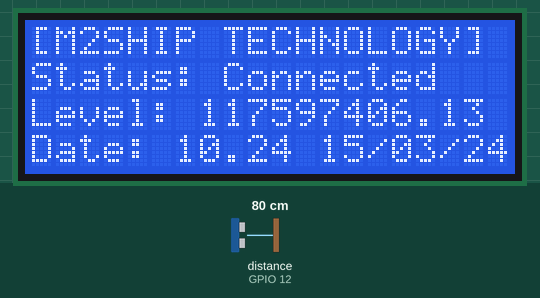
A sketch run on a simulated ESP32. On the bench: 20×4 character LCD. Wiring (inferred from the names in the program): ultrasonic range finder: trigger GPIO 13; echo GPIO 12. The test bench sets the inputs (shaded band); at power-on: distance to the obstacle (sensor on GPIO 12) 80 cm. The echo pulse lasts 58.3 µs per cm; WiFi joins after 1.5 s; servers stay silent unless stated; the local clock reads 2024-03-15 10:24:30 at power-on unless the sketch sets it; no MQTT or app messages arrive unless stated; what the sketch prints to the serial monitor is not drawn.

Above: at 2.9 s.
3.0 s: distance to the obstacle (sensor on GPIO 12) set to 2 cm
At 6.7 s:
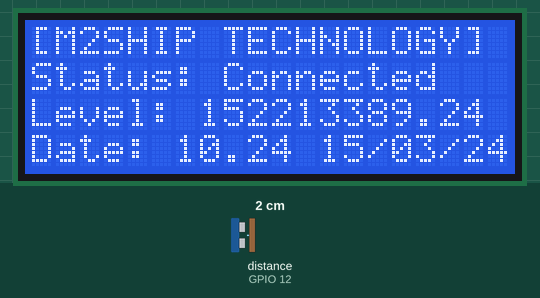
7.5 s: distance to the obstacle (sensor on GPIO 12) set to 4 cm
At 9.4 s:
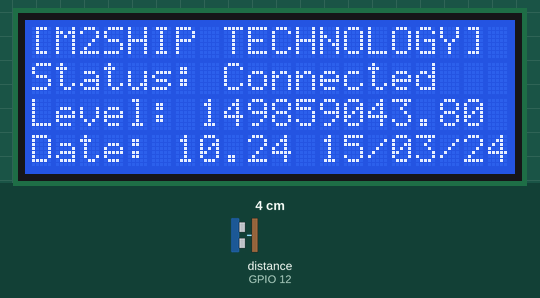
12.0 s: distance to the obstacle (sensor on GPIO 12) set to 9 cm
At 13.4 s:
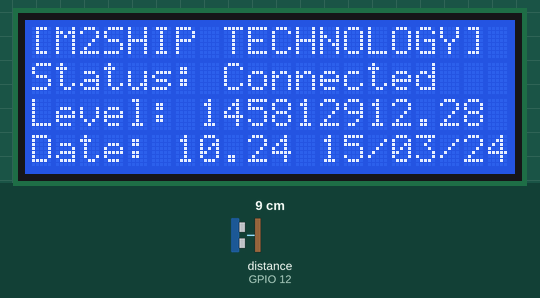
Timing chart, 0 to 15.0 s (numbered marks = the images above; inputs shaded):
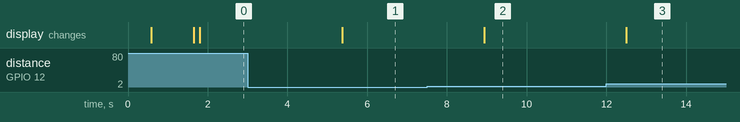

Measured:
- after the input at 3.0 s, the display: changes after 2.4 s (image 1)
- after the input at 7.5 s, the display: changes after 1.4 s (image 2)
- after the input at 12.0 s, the display: changes after 0.50 s (image 3)

The sketch:

ESP32.ino
```cpp
#include "RTClib.h"
#include <LiquidCrystal_I2C.h>
#include <WiFi.h>
#include <PubSubClient.h>
#include "WiFiClientSecure.h"

#define TRIG_PIN 13
#define ECHO_PIN 12

RTC_DS1307 rtc;
LiquidCrystal_I2C LCD = LiquidCrystal_I2C(0x27, 20, 4);

float duration_us, distance_cm;
String xtime, stime, slevel, slocation;

const char* ssid = "Wokwi-GUEST";
const char* password = "";

const char *mqtt_broker = "0.tcp.ap.ngrok.io";
const int mqtt_port     = 19436;
const char *mqtt_user   = "tigapagi";
const char *mqtt_pass   = "pwdTigaPagi";
char *device_id  = "91026";
char *data = "/data";

// https://drive.google.com/drive/folders/1J7iK9Zogsrj8LtZMf8wWa9Z7bF75cBK4?usp=share_link
// LINK CERT
const char* CA_cert = \
"-----BEGIN CERTIFICATE-----\n" \
"MIIDDTCCAfWgAwIBAgIUO0n6qYw2n9P/txK+FoQJUHpoqdwwDQYJKoZIhvcNAQEL\n" \
"BQAwFjEUMBIGA1UEAwwLVGlnYVBhZ2kuY2MwHhcNMjIxMjIxMjA1ODQyWhcNMjMx\n" \
"MjIxMjA1ODQyWjAWMRQwEgYDVQQDDAtUaWdhUGFnaS5jYzCCASIwDQYJKoZIhvcN\n" \
"AQEBBQADggEPADCCAQoCggEBANUB06ZUAa4uTKaTCvGZsRcPCq+d9eSPssuiYM3X\n" \
"wJ4C8vqt75IVXKFNowfvB4gmY9DShhPIeCUMmSVJpdVYFZYmmuwyaA4chMIJmfMe\n" \
"ZoQ3ywjhSTJaNqx7FqSCULOt21ttcb9qsrLn8MGyctB6kX8O/6s3S8R5EMFcAWx4\n" \
"R12SONVwCMoA5qbibq4wug5QbfSI7Q73BoDezDQmC59pClziqOGrlPP4NLu9g/fA\n" \
"1Wv5iZohCTjUNFe2oyxPxKQ7lWfO02MIhp9YN54X3cm/TvuZKjziHdJbMtv27KZi\n" \
"SSRpdSv/iDoB7o7/H6drgt1sgGRryKWM7HOh/0RHIzpdBMcCAwEAAaNTMFEwHQYD\n" \
"VR0OBBYEFEkLAX2mQgCCuJduKyqvYyxFKbOKMB8GA1UdIwQYMBaAFEkLAX2mQgCC\n" \
"uJduKyqvYyxFKbOKMA8GA1UdEwEB/wQFMAMBAf8wDQYJKoZIhvcNAQELBQADggEB\n" \
"AHmlzCY1yNK1QesivRNh4i+IkLdEIjKwQjvC5kOeZeYE9iZGqw2tgQza2SfvDgdj\n" \
"HlNznrfU6uyWoqwvnKYkxDIcT7CPPgHrtjH5ccUkJPh5JSDE7vg8J9bx4aGL7Usp\n" \
"g1ZPaa5ef90U+iqN6OU4YPemnqSCT8VugbyVmf7XjY2zrv2hfOkBO7IEapVlQhif\n" \
"mT3JMaalsO0ei068u1KWnq36xxtVAYEFRhxR5KqUUDFwFEaugpsjw0rb5xtHJRdL\n" \
"HB/GH8xve0gzXleuY6O0aZ1IiRBOjHYNqiQg4EYvAyjhqPFEz7S1Ri8TdDd+IttN\n" \
"QoFq4FLBNxqKrR+rwR56EeM=\n" \
"-----END CERTIFICATE-----";

const char* ESP_CA_cert = \
"-----BEGIN CERTIFICATE-----\n" \
"MIICsTCCAZkCFCD5dW+boPuhWvaRDJkVmKBNhfTHMA0GCSqGSIb3DQEBCwUAMBYx\n" \
"FDASBgNVBAMMC1RpZ2FQYWdpLmNjMB4XDTIyMTIyMTIxMDAzMFoXDTIzMTIyMTIx\n" \
"MDAzMFowFDESMBAGA1UEAwwJbG9jYWxob3N0MIIBIjANBgkqhkiG9w0BAQEFAAOC\n" \
"AQ8AMIIBCgKCAQEAiRIMezDHd2nr2tp0elGqe72ROgIsT44rZwFXlXBtW9WvGsBS\n" \
"qh+bM8WpllXiR9cVxDl0OItdOTINhobQ5OKPMjBtuMC7S2XfPkvGl8YpPpGolZfm\n" \
"cb6iZi1ka+OBVGKeQ69hCHAE55tihNqLSY9oPy3Cc6cDx/A+iUcvqz1mpcsjl+xY\n" \
"dx/jq+Jb2ni5TP60Bov3qkYgPIjCM8CCUseU6PMV6t0Gq7FVXB+H+fOTnU5ublKd\n" \
"IH4Lz1nBM1yjxCK3ssKYEGBbtN/SCy17k1DYNRrcHIDXYq25ZcEYvBYSaLgB29ah\n" \
"WvKWIblexlQA8Nh5qAq5VGBRFtm+cTv1dnjLvwIDAQABMA0GCSqGSIb3DQEBCwUA\n" \
"A4IBAQABZXGSQLRNvs/3IKgawN9qu6x0ep7TOdzR5VHw8v3LhVsmcqgnjV4gJqBi\n" \
"HKEwAP0Re6MzhMTfmJO2n+wsNb1/bnOQUW41xfufZKTuzFIXE913yFMZLfLpB0X9\n" \
"RATNUa6qUObvy9pnQ+f/RNsxETTqSmz5oDOayK8do6o4EhVsgt1q8BjlT2cgzJsC\n" \
"rZxs03LumqMPO9DqwEjjxNPLit96mwoc1REdpIg7VTxfqPrKv4SDm9QSTzAzM5xF\n" \
"K4CAp70Ebg+EhpTWqhyRAU6qJR7wOu0hkW9+K4AUmI8ZPuEPPL6uiy6W2kKSRrJI\n" \
"5rC6uzKFjgFkcfcUEfMi8DtPH+yN\n" \
"-----END CERTIFICATE-----";

const char* ESP_RSA_key = \
"-----BEGIN PRIVATE KEY-----\n" \
"MIIEvgIBADANBgkqhkiG9w0BAQEFAASCBKgwggSkAgEAAoIBAQCJEgx7MMd3aeva\n" \
"2nR6Uap7vZE6AixPjitnAVeVcG1b1a8awFKqH5szxamWVeJH1xXEOXQ4i105Mg2G\n" \
"htDk4o8yMG24wLtLZd8+S8aXxik+kaiVl+ZxvqJmLWRr44FUYp5Dr2EIcATnm2KE\n" \
"2otJj2g/LcJzpwPH8D6JRy+rPWalyyOX7Fh3H+Or4lvaeLlM/rQGi/eqRiA8iMIz\n" \
"wIJSx5To8xXq3QarsVVcH4f585OdTm5uUp0gfgvPWcEzXKPEIreywpgQYFu039IL\n" \
"LXuTUNg1GtwcgNdirbllwRi8FhJouAHb1qFa8pYhuV7GVADw2HmoCrlUYFEW2b5x\n" \
"O/V2eMu/AgMBAAECggEAJqnWp3EM8pwIEUWJkW8zvY+tRUWTpiUeDQIN6HM8Baly\n" \
"qQMSzjX4G1RoD6XOHCGJXD4wkDqPYzDBK+8fQVC+v5N1f6WtrwjfPb02GV2mCKYh\n" \
"fYDJWdBCErw/FUepFVpz9fekUTL3zzS/R2Y139v5tch8jw7PPDiCC0rvIUhCigUn\n" \
"HhBJK3nTkeJCUpYfeSZ8RlTGRTQmm4yNYUi4vMQU0sroz570l6Hnll5Nt0QHkMjf\n" \
"1XKfwl1KcWcv8LDDh7+6MCRFLtLjhSFVXeTlTGMC8IjUqRBKMEB8bNV1Dw/cCJcX\n" \
"yqgky4vVNglepxXr9g0mbXPrqHMIl+rYwfnI3lunYQKBgQC19SQnmZKwgyqU5g/q\n" \
"dxyP4En8Goy4qypRtM2y09SXvQBoDNKD9b6dBSjm71ARVGcBuAvLxlCksoqh0MPp\n" \
"iYsmRSDEXlktpNRhy2zHbNU4sG3ysvFHn4ahIIhRJHS7zbMq7B1NS52U5QNDv1ov\n" \
"X7S3fYRGuRrvW4IEezfN+BrYGQKBgQDA2O/rIOx2N3RxnBQjdXG6gM+rmf5tXFBU\n" \
"OEr/DuCTjWNwCoZsITzuH27i/kMHsC2846pCerTUAY+KS7yzy9DYeNCy8V6HxZWV\n" \
"GKQ3DfeTK/52OTeNUUhSRs1YjJ832yYR/TaNbIXEo4NiLHECrGfNbifSElti2qzi\n" \
"W+eWXHydlwKBgQCUkYemyc8rTr4K+9pNAFqS43ilXuw9sIyKUE2QUUQJbWoSiz2s\n" \
"P5AW12qxPP+sVrUQgz0mclPQVnO5ciM04Xh7lAAQNlUsXqSHATldj/B9LBlqDE/T\n" \
"wl6D23NShajG20sKpeW7Ah21wFQtEeXKPqPpGpRRxrxGafo8PHuxMn6AqQKBgQCl\n" \
"p7Qv3hBBXFGCZfhGnVQcSRoa5iVP+8RlFBYYEseG+CU60U+3ArY8NnQiOReLOyOO\n" \
"5mISySUcGFsdCQIH0ESOLvnXPM9fAbMEaC5nvG+21Eu5clzt36yoQHmUXvdGG9IQ\n" \
"EdsSkO43g94QLuzExyRDqyQ5p9soh3+K0jeVSc0h8QKBgBKXoHt4mwI9UQLW7V9A\n" \
"xWc43ng86FBMzIjPFd9m12OlKX/DK5v80ou/x4SgYSeu0yWlmsNsjN7aoEELcw8U\n" \
"8iLgUPGK1bzODeA919GOqWVU1v2843t6Y2pupw/vkwKCNsaDDpE1QG4rGEmXM3BA\n" \
"qEVnHxS977vH21dcgSvoXTyr\n" \
"-----END PRIVATE KEY-----";

long lastReconnectAttempt = 0;

WiFiClientSecure client;
PubSubClient mqtt_client(client);


void setup() {
  Serial.begin(115200);

  LCD.init();
  LCD.backlight();

  WiFi.begin(ssid, password);
  while (WiFi.status() != WL_CONNECTED) {
    delay(500);
    LCD.setCursor(0, 0);
    LCD.print("Connecting to WiFi..");
  }
  LCD.clear();
  while (!Serial);

  rtc.begin();
  if (! rtc.begin()) {
    Serial.println("Couldn't find RTC");
    Serial.flush();
    abort();
  }

  if (! rtc.isrunning()) {
    Serial.println("RTC is NOT running, let's set the time!");
    rtc.adjust(DateTime(F(__DATE__), F(__TIME__)));
  }

  pinMode(TRIG_PIN, OUTPUT);
  pinMode(ECHO_PIN, INPUT);

  client.setCACert(CA_cert);
  client.setCertificate(ESP_CA_cert);
  client.setPrivateKey(ESP_RSA_key);
  mqtt_client.setServer(mqtt_broker, mqtt_port);
  lastReconnectAttempt = 0;

  LCD.setCursor(0, 0);
  LCD.print("Connecting MQTT...");
  mqtt_connect();
}

void mqtt_connect(){
  if(mqtt_client.connect(device_id, mqtt_user , mqtt_pass)) {
    LCD.setCursor(0, 0);
    LCD.print("[M2SHIP TECHNOLOGY]");
    LCD.setCursor(0, 1);
    LCD.print("Status:");
    LCD.setCursor(8, 1);
    LCD.print("Connected   ");
    Serial.print("connected, mqtt_client state:");
    Serial.println(mqtt_client.state());
  }else{
    mqtt_connect();
  }
}

boolean reconnect() {
  LCD.setCursor(0, 1);
  LCD.print("Status:");
  LCD.setCursor(8, 1);
  LCD.print("Reconnecting");

  if(mqtt_client.connect(device_id, mqtt_user , mqtt_pass)) {
    LCD.setCursor(0, 1);
    LCD.print("Status:");
    LCD.setCursor(8, 1);
    LCD.print("Connected   ");
  }
  return mqtt_client.connected();
}

void level(){
  digitalWrite(TRIG_PIN, HIGH);
  delayMicroseconds(10);
  digitalWrite(TRIG_PIN, LOW);

  duration_us = pulseIn(ECHO_PIN, HIGH);
  distance_cm = 0.017 * duration_us;

  double D = 400;
  double L = 1000;
  double R = D/2;
  // float zero = 609837.50;
  double H = D-distance_cm;
  double level = (((((R*R)*acos((R-H)/R))-((R-H)*( pow(((2*R*H)-(H*H)),(1/2)) )))*L+((22/7)*((H*H)/3)*(3*R-H))));

  slevel = String(level);
  Serial.print("Level: ");
  Serial.print(String(distance_cm));
  Serial.println(" cm");
  Serial.print(slevel);
  Serial.println(" cubic cm");
}

void time(){
 DateTime now = rtc.now();
 char buf1[] = "YYYY/MM/DD#hh|mm|ss";
 char buf2[] = "hh.mm DD/MM/YY";
 stime = now.toString(buf1);
 xtime = now.toString(buf2);
 Serial.println("Time: " + stime);
}

void location(){
  int longitude = 1502;
  int latitude = 1321;
  slocation =  String(longitude) + "@" + String(latitude);
  Serial.println("Longitude: " + String(latitude));
  Serial.println("Latitude: " + String(latitude));
}

void clearLCDLine(int line){
  for(int n = 6; n < 20; n++) {
    LCD.setCursor(n,line);
    LCD.print(" ");
  }
  LCD.setCursor(0,line);
}
void loop() {
  time();
  level();
  location();
  Serial.println();
  LCD.setCursor(0, 2);
  clearLCDLine(2);
  LCD.print("Level: " + slevel);
  LCD.setCursor(0, 3);
  LCD.print("Date: " + xtime);
  delay(3000);
  Serial.println(String(strcat(device_id, data)));
  String data = String(device_id) + ":" + slevel + ":" + stime + ":" + slocation;

  int str_len = data.length() + 1;
  char msg[str_len];
  data.toCharArray(msg, str_len);

  if (!mqtt_client.connected()) {
    LCD.setCursor(0, 1);
    LCD.print("Status:");
    LCD.setCursor(8, 1);
    LCD.print("Disconnected");

    long now = millis();
    if (now - lastReconnectAttempt > 5000) {
      lastReconnectAttempt = now;
      if (reconnect()) {
        lastReconnectAttempt = 0;
      }
    }
  } else {
      mqtt_client.publish(device_id, msg);
      mqtt_client.loop();
  }

  delay(500);
}
```
